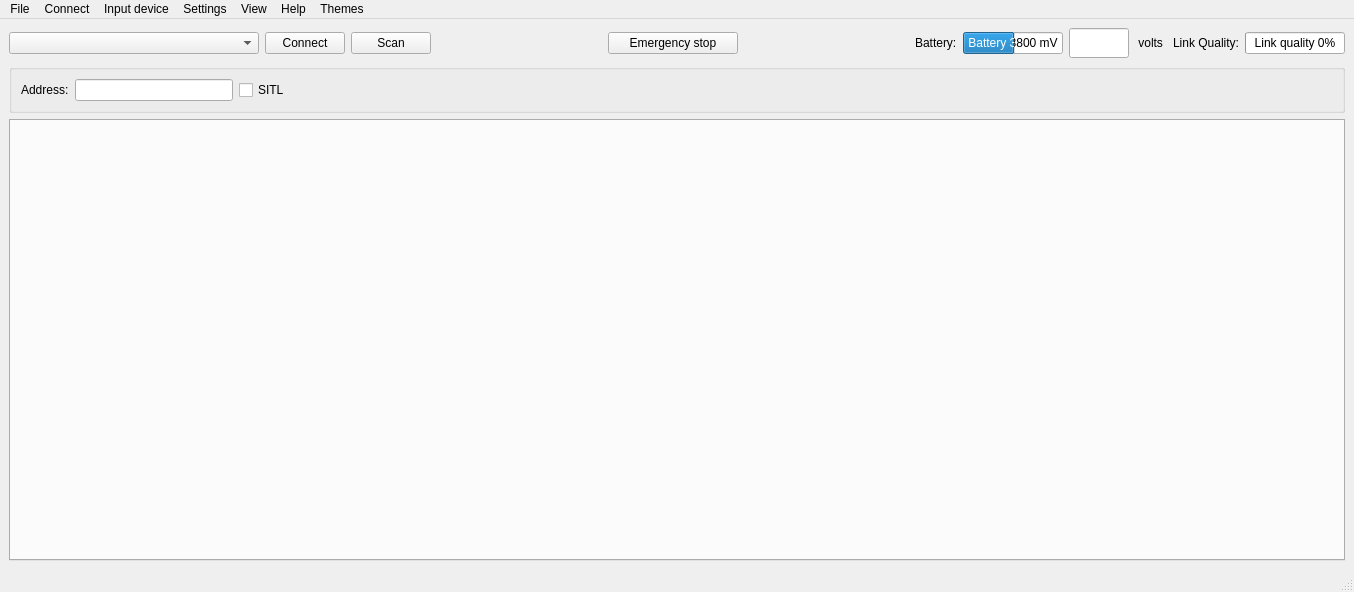
<?xml version="1.0" encoding="UTF-8"?>
<ui version="4.0">
 <class>MainWindow</class>
 <widget class="QMainWindow" name="MainWindow">
  <property name="geometry">
   <rect>
    <x>0</x>
    <y>0</y>
    <width>1354</width>
    <height>592</height>
   </rect>
  </property>
  <property name="windowTitle">
   <string>Crazyflie Nano Quadcopter Control</string>
  </property>
  <property name="statusTip">
   <string/>
  </property>
  <widget class="QWidget" name="centralwidget">
   <layout class="QGridLayout" name="gridLayout">
    <item row="0" column="0">
     <layout class="QVBoxLayout" name="verticalLayout_2">
      <item>
       <layout class="QGridLayout" name="gridLayout_2">
        <item row="0" column="6">
         <widget class="QLabel" name="batteryLabel">
          <property name="text">
           <string>Battery:</string>
          </property>
         </widget>
        </item>
        <item row="0" column="2">
         <widget class="QPushButton" name="scanButton">
          <property name="minimumSize">
           <size>
            <width>50</width>
            <height>0</height>
           </size>
          </property>
          <property name="text">
           <string>Scan</string>
          </property>
         </widget>
        </item>
        <item row="0" column="11">
         <widget class="QProgressBar" name="linkQualityBar">
          <property name="minimumSize">
           <size>
            <width>30</width>
            <height>0</height>
           </size>
          </property>
          <property name="maximumSize">
           <size>
            <width>100</width>
            <height>16777215</height>
           </size>
          </property>
          <property name="maximum">
           <number>100</number>
          </property>
          <property name="value">
           <number>0</number>
          </property>
          <property name="textVisible">
           <bool>true</bool>
          </property>
          <property name="format">
           <string>Link quality %p%</string>
          </property>
         </widget>
        </item>
        <item row="0" column="4">
         <widget class="QPushButton" name="esButton">
          <property name="sizePolicy">
           <sizepolicy hsizetype="Minimum" vsizetype="Fixed">
            <horstretch>0</horstretch>
            <verstretch>0</verstretch>
           </sizepolicy>
          </property>
          <property name="minimumSize">
           <size>
            <width>130</width>
            <height>0</height>
           </size>
          </property>
          <property name="text">
           <string>Emergency stop</string>
          </property>
         </widget>
        </item>
        <item row="0" column="9">
         <widget class="QLabel" name="label">
          <property name="text">
           <string> volts </string>
          </property>
         </widget>
        </item>
        <item row="0" column="1">
         <widget class="QPushButton" name="connectButton">
          <property name="minimumSize">
           <size>
            <width>80</width>
            <height>0</height>
           </size>
          </property>
          <property name="toolTip">
           <string/>
          </property>
          <property name="text">
           <string>Connect</string>
          </property>
         </widget>
        </item>
        <item row="0" column="7">
         <widget class="QProgressBar" name="batteryBar">
          <property name="minimumSize">
           <size>
            <width>30</width>
            <height>0</height>
           </size>
          </property>
          <property name="maximumSize">
           <size>
            <width>100</width>
            <height>16777215</height>
           </size>
          </property>
          <property name="minimum">
           <number>3400</number>
          </property>
          <property name="maximum">
           <number>4180</number>
          </property>
          <property name="value">
           <number>3800</number>
          </property>
          <property name="textVisible">
           <bool>true</bool>
          </property>
          <property name="invertedAppearance">
           <bool>false</bool>
          </property>
          <property name="textDirection">
           <enum>QProgressBar::TopToBottom</enum>
          </property>
          <property name="format">
           <string>Battery %v mV</string>
          </property>
         </widget>
        </item>
        <item row="0" column="0">
         <widget class="QComboBox" name="interfaceCombo">
          <property name="sizePolicy">
           <sizepolicy hsizetype="Maximum" vsizetype="Fixed">
            <horstretch>2</horstretch>
            <verstretch>0</verstretch>
           </sizepolicy>
          </property>
          <property name="minimumSize">
           <size>
            <width>160</width>
            <height>0</height>
           </size>
          </property>
          <property name="maximumSize">
           <size>
            <width>250</width>
            <height>16777215</height>
           </size>
          </property>
          <property name="editable">
           <bool>false</bool>
          </property>
         </widget>
        </item>
        <item row="0" column="8">
         <widget class="QLineEdit" name="_aff_volts">
          <property name="enabled">
           <bool>true</bool>
          </property>
          <property name="sizePolicy">
           <sizepolicy hsizetype="Fixed" vsizetype="Fixed">
            <horstretch>0</horstretch>
            <verstretch>0</verstretch>
           </sizepolicy>
          </property>
          <property name="minimumSize">
           <size>
            <width>60</width>
            <height>30</height>
           </size>
          </property>
          <property name="maximumSize">
           <size>
            <width>60</width>
            <height>40</height>
           </size>
          </property>
          <property name="alignment">
           <set>Qt::AlignRight|Qt::AlignTrailing|Qt::AlignVCenter</set>
          </property>
          <property name="readOnly">
           <bool>true</bool>
          </property>
         </widget>
        </item>
        <item row="0" column="10">
         <widget class="QLabel" name="linkQualityLabel">
          <property name="text">
           <string>Link Quality:</string>
          </property>
         </widget>
        </item>
        <item row="0" column="3">
         <spacer name="horizontalSpacer">
          <property name="orientation">
           <enum>Qt::Horizontal</enum>
          </property>
          <property name="sizeHint" stdset="0">
           <size>
            <width>40</width>
            <height>20</height>
           </size>
          </property>
         </spacer>
        </item>
        <item row="0" column="5">
         <spacer name="horizontalSpacer_3">
          <property name="orientation">
           <enum>Qt::Horizontal</enum>
          </property>
          <property name="sizeHint" stdset="0">
           <size>
            <width>40</width>
            <height>20</height>
           </size>
          </property>
         </spacer>
        </item>
       </layout>
      </item>
      <item>
       <widget class="QGroupBox" name="groupBox">
        <layout class="QHBoxLayout" stretch="0,0,0">
         <item>
          <widget class="QLabel" name="addressLabel">
           <property name="text">
            <string>Address:</string>
           </property>
          </widget>
         </item>
         <item>
          <widget class="AddressBox" name="address">
           <property name="sizePolicy">
            <sizepolicy hsizetype="Fixed" vsizetype="Fixed">
             <horstretch>0</horstretch>
             <verstretch>0</verstretch>
            </sizepolicy>
           </property>
           <property name="minimumSize">
            <size>
             <width>158</width>
             <height>0</height>
            </size>
           </property>
          </widget>
         </item>
         <item>
          <widget class="QCheckBox" name="sitlCheckBox">
           <property name="text">
            <string>SITL</string>
           </property>
          </widget>
         </item>
         <item>
          <spacer name="horizontalSpacer_2">
           <property name="orientation">
            <enum>Qt::Horizontal</enum>
           </property>
           <property name="sizeHint" stdset="0">
            <size>
             <width>40</width>
             <height>20</height>
            </size>
           </property>
          </spacer>
         </item>
        </layout>
       </widget>
      </item>
      <item>
       <widget class="QScrollArea" name="scrollArea">
        <property name="autoFillBackground">
         <bool>false</bool>
        </property>
        <property name="frameShape">
         <enum>QFrame::NoFrame</enum>
        </property>
        <property name="frameShadow">
         <enum>QFrame::Sunken</enum>
        </property>
        <property name="lineWidth">
         <number>1</number>
        </property>
        <property name="verticalScrollBarPolicy">
         <enum>Qt::ScrollBarAsNeeded</enum>
        </property>
        <property name="widgetResizable">
         <bool>true</bool>
        </property>
        <widget class="QWidget" name="scrollAreaWidgetContents">
         <property name="geometry">
          <rect>
           <x>0</x>
           <y>0</y>
           <width>1334</width>
           <height>414</height>
          </rect>
         </property>
         <property name="sizePolicy">
          <sizepolicy hsizetype="Expanding" vsizetype="Expanding">
           <horstretch>0</horstretch>
           <verstretch>0</verstretch>
          </sizepolicy>
         </property>
         <layout class="QGridLayout" name="gridLayout_3">
          <property name="sizeConstraint">
           <enum>QLayout::SetNoConstraint</enum>
          </property>
          <property name="leftMargin">
           <number>0</number>
          </property>
          <property name="topMargin">
           <number>0</number>
          </property>
          <property name="rightMargin">
           <number>0</number>
          </property>
          <property name="bottomMargin">
           <number>0</number>
          </property>
          <item row="0" column="0">
           <widget class="QTabWidget" name="tab_widget">
            <property name="sizePolicy">
             <sizepolicy hsizetype="Expanding" vsizetype="Expanding">
              <horstretch>0</horstretch>
              <verstretch>0</verstretch>
             </sizepolicy>
            </property>
            <property name="currentIndex">
             <number>-1</number>
            </property>
           </widget>
          </item>
         </layout>
        </widget>
       </widget>
      </item>
     </layout>
    </item>
   </layout>
  </widget>
  <widget class="QMenuBar" name="menubar">
   <property name="geometry">
    <rect>
     <x>0</x>
     <y>0</y>
     <width>1354</width>
     <height>22</height>
    </rect>
   </property>
   <widget class="QMenu" name="menuFile">
    <property name="title">
     <string>File</string>
    </property>
    <addaction name="separator"/>
    <addaction name="menuItemExit"/>
   </widget>
   <widget class="QMenu" name="menuView">
    <property name="title">
     <string>View</string>
    </property>
   </widget>
   <widget class="QMenu" name="menuHelp">
    <property name="title">
     <string>Help</string>
    </property>
    <addaction name="menuItemAbout"/>
   </widget>
   <widget class="QMenu" name="menuSettings">
    <property name="title">
     <string>Settings</string>
    </property>
    <addaction name="logConfigAction"/>
    <addaction name="separator"/>
    <addaction name="_menuItem_openconfigfolder"/>
   </widget>
   <widget class="QMenu" name="menuConnect">
    <property name="title">
     <string>Connect</string>
    </property>
    <addaction name="menuItemConnect"/>
    <addaction name="menuItemBootloader"/>
    <addaction name="_menu_cf2_config"/>
   </widget>
   <widget class="QMenu" name="_menu_inputdevice">
    <property name="title">
     <string>Input device</string>
    </property>
    <addaction name="menuItemConfInputDevice"/>
    <addaction name="_menuitem_rescandevices"/>
    <addaction name="separator"/>
   </widget>
   <widget class="QMenu" name="menuThemes">
    <property name="title">
     <string>Themes</string>
    </property>
   </widget>
   <addaction name="menuFile"/>
   <addaction name="menuConnect"/>
   <addaction name="_menu_inputdevice"/>
   <addaction name="menuSettings"/>
   <addaction name="menuView"/>
   <addaction name="menuHelp"/>
   <addaction name="menuThemes"/>
  </widget>
  <widget class="QStatusBar" name="statusbar"/>
  <action name="menuItemConnect">
   <property name="text">
    <string>Connect Ctrl+C</string>
   </property>
   <property name="shortcut">
    <string/>
   </property>
  </action>
  <action name="menuItemExit">
   <property name="text">
    <string>Exit</string>
   </property>
   <property name="shortcut">
    <string>Ctrl+Q</string>
   </property>
  </action>
  <action name="menuItemRegulation">
   <property name="checkable">
    <bool>true</bool>
   </property>
   <property name="text">
    <string>Regulation</string>
   </property>
  </action>
  <action name="menuItemPlot">
   <property name="checkable">
    <bool>true</bool>
   </property>
   <property name="text">
    <string>Plotting</string>
   </property>
  </action>
  <action name="menuItemFlightdata">
   <property name="checkable">
    <bool>true</bool>
   </property>
   <property name="text">
    <string>Flight data</string>
   </property>
  </action>
  <action name="menuItemService">
   <property name="checkable">
    <bool>true</bool>
   </property>
   <property name="text">
    <string>Service</string>
   </property>
  </action>
  <action name="menuItemAbout">
   <property name="text">
    <string>About</string>
   </property>
   <property name="menuRole">
    <enum>QAction::NoRole</enum>
   </property>
  </action>
  <action name="menuItemConfInputDevice">
   <property name="text">
    <string>Configure device mapping</string>
   </property>
   <property name="menuRole">
    <enum>QAction::NoRole</enum>
   </property>
  </action>
  <action name="actionSelect_input_device">
   <property name="text">
    <string>Select input device</string>
   </property>
  </action>
  <action name="menuItemConsole">
   <property name="text">
    <string>Console</string>
   </property>
  </action>
  <action name="logConfigAction">
   <property name="enabled">
    <bool>false</bool>
   </property>
   <property name="text">
    <string>Logging configurations</string>
   </property>
   <property name="menuRole">
    <enum>QAction::NoRole</enum>
   </property>
  </action>
  <action name="actionOptions">
   <property name="text">
    <string>Options</string>
   </property>
   <property name="menuRole">
    <enum>QAction::NoRole</enum>
   </property>
  </action>
  <action name="menuItemBootloader">
   <property name="text">
    <string>Bootloader</string>
   </property>
  </action>
  <action name="actionAsdfasdf">
   <property name="text">
    <string>asdfasdf</string>
   </property>
  </action>
  <action name="actionSdfasdf">
   <property name="text">
    <string>sdfasdf</string>
   </property>
  </action>
  <action name="_menuitem_rescandevices">
   <property name="enabled">
    <bool>false</bool>
   </property>
   <property name="text">
    <string>Rescan devices</string>
   </property>
  </action>
  <action name="_menuItem_openconfigfolder">
   <property name="text">
    <string>Open config folder</string>
   </property>
  </action>
  <action name="_menu_cf2_config">
   <property name="enabled">
    <bool>false</bool>
   </property>
   <property name="text">
    <string>Configure 2.X</string>
   </property>
   <property name="menuRole">
    <enum>QAction::NoRole</enum>
   </property>
  </action>
 </widget>
 <customwidgets>
  <customwidget>
   <class>AddressBox</class>
   <extends>QLineEdit</extends>
   <header>cfclient.ui.widgets.addressbox</header>
  </customwidget>
 </customwidgets>
 <resources/>
 <connections/>
</ui>
